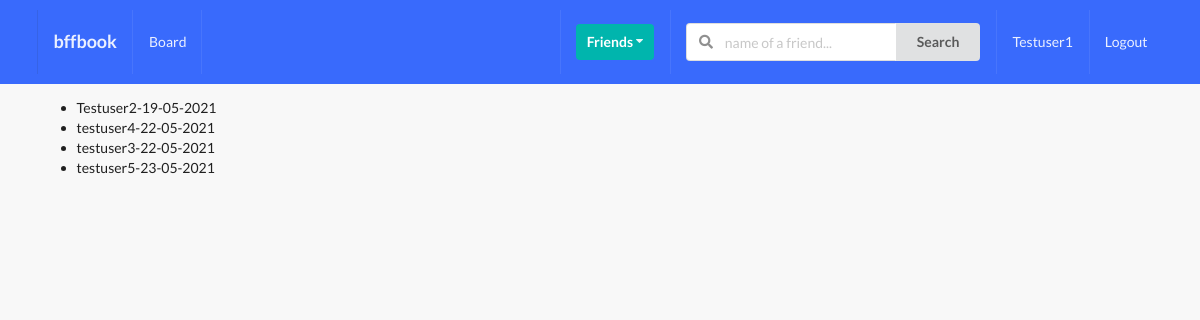
/profiles/to-invite/ (signed in), run on an earlier commit of the app's database.
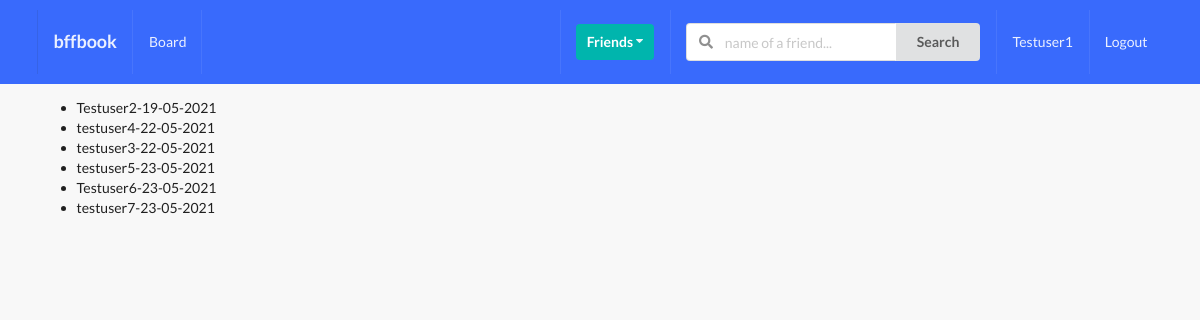
And on a later commit of the database.
### profiles/models.py (models this page shows, shortened)
class Profile(models.Model):
    first_name = models.CharField(max_length=200, blank=True)
    last_name = models.CharField(max_length=200, blank=True)
    user = models.OneToOneField(User, on_delete=models.CASCADE)
    bio = models.TextField(default="No bio...", max_length=300)
    email = models.EmailField(max_length=200, blank=True)
    country = models.CharField(max_length=200, blank=True)
    avatar = models.ImageField(default='avatar.png', upload_to='avatars/')
    friends = models.ManyToManyField(User, blank=True, related_name='friends')
    slug = models.SlugField(unique=True, blank=True)
    updated = models.DateTimeField(auto_now=True)
    created = models.DateTimeField(auto_now_add=True)
    objects = ProfileManager()
    def __str__(self):
        return f"{self.user.username}-{self.created.strftime('%d-%m-%Y')}"
    __initial_first_name = None
    __initail_last_name = None
    def __init__(self, *args, **kwargs):
        super().__init__(*args, **kwargs)
        self.__initial_first_name = self.first_name
        self.__initial_last_name = self.last_name

### profiles/views.py (the view)
# urls.py: path('to-invite/', invites_profiles_list_view, name='invite-profiles-view'),
@login_required
def invites_profiles_list_view(request):
    user=request.user
    qs = Profile.objects.get_all_profiles_to_invite(user)
    context = {'qs': qs}
    return render(request, 'profiles/to_invite_list.html', context)

### profiles/models.py (called while the page is built)
    def get_all_profiles_to_invite(self, sender):
        profiles = Profile.objects.all().exclude(user=sender)
        profile = Profile.objects.get(user=sender)
        qs = Relationship.objects.filter(Q(sender=profile) | Q(receiver=profile))
        accepted = set([])
        for rel in qs:
            if rel.status == 'accepted':
                accepted.add(rel.receiver)
                accepted.add(rel.sender)
        print(accepted)
        available = [profile for profile in profiles if profile not in accepted]
        print(available)
        return available

### profiles/templates/profiles/to_invite_list.html (shortened to what this page needs)
{% extends 'base.html' %}
{% block content %}
    <ul>
        {% for item in qs %}
            <li>{{ item }}</li>
        {% endfor %}
    </ul>
{% endblock content %}

What changed in the data, as far as the page shows it:
added Profile: user+created "Testuser6-23-05-2021"
added Profile: user+created "testuser7-23-05-2021"
